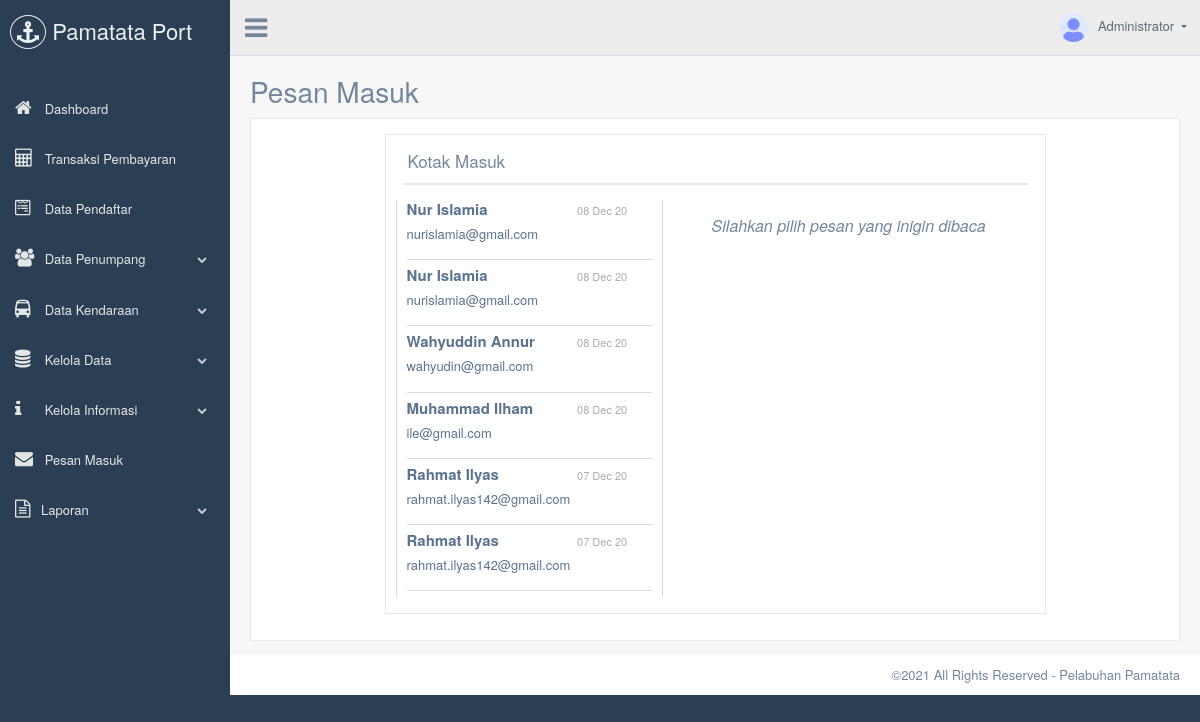
Before: /admin/pesan-masuk.php (signed in) with the older database file.
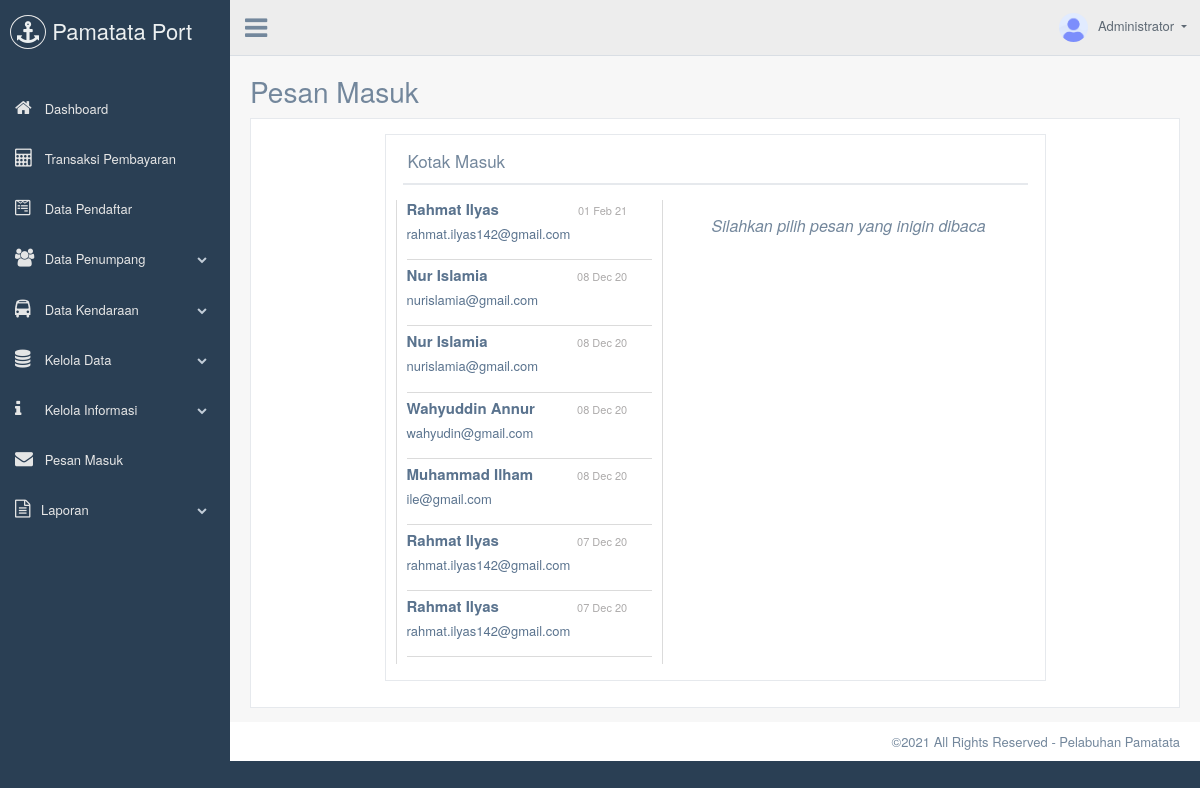
After: the same page with the newer database file.
### tables this page shows
CREATE TABLE `tb_pesan` (
  `id` int NOT NULL,
  `nama` varchar(255) NOT NULL,
  `email` varchar(255) NOT NULL,
  `pesan` text NOT NULL,
  `waktu` datetime NOT NULL,
  `status` varchar(20) NOT NULL
);

### admin/pesan-masuk.php (the view)
<?php
require('template/header.php');
$pesan_masuk = mysqli_query($conn, "SELECT * FROM tb_pesan ORDER BY id DESC");
?>
<div class="right_col" role="main">
	<div class="">
		<div class="page-title">
			<div class="title_left">
				<h3>Pesan Masuk</small></h3>
			</div>
		</div>
		<div class="clearfix"></div>
		<div class="row">
			<div class="col-md-12 col-sm-12 ">
				<div class="x_panel">
					<div class="x_content">
						<div class="row justify-content-center">
							<div class="col-md-9">
								<div class="x_panel">
									<div class="x_title">
										<h2>Kotak Masuk</h2>
										<div class="clearfix"></div>
									</div>
									<div class="x_content">
										<div class="row">
											<div class="col-sm-5 mail_list_column">
												<?php foreach ($pesan_masuk as $psn) {
													if (date('dmy') == date('dmy', strtotime($psn['waktu']))) {
														$waktu = date('h:i A', strtotime($psn['waktu']));
													} else {
														$waktu = date('d M y', strtotime($psn['waktu']));
													}
													if ($psn['status'] == 'send') { ?>
														<a href="pesan-masuk.php?read=<?= $psn['id'] ?>">
															<div class="mail_list">
																<div class="right">
																	<h3><?= $psn['nama'] ?><span class="badge bg-danger text-white" style="position: absolute; margin-top: -4px;">New</span>
																		<small><?= $waktu ?></small>
																	</h3>
																	<p><?= $psn['email'] ?></p>
																</div>
															</div>
														</a>
													<?php } else { ?>
														<a href="pesan-masuk.php?read=<?= $psn['id'] ?>">
															<div class="mail_list">
																<div class="right">
																	<h3><?= $psn['nama'] ?> <small><?= $waktu ?></small></h3>
																	<p><?= $psn['email'] ?></p>
																</div>
															</div>
														</a>
													<?php }
												} ?>
											</div>
											<div class="col-sm-7 mail_view">
												<div class="inbox-body">
													<?php if ($read) { ?>
														<div class="mail_heading row">
															<div class="col-md-12 text-right">
																<p class="date"><?= date('i:s A d M Y', strtotime($read['waktu'])) ?></p>
															</div>
															<div class="col-md-12">
																<h4>Dari: <?= $read['nama'] ?> (<?= $read['email'] ?>)</h4>
															</div>
														</div>
														<div class="view-mail">
															<p><?= $read['pesan'] ?></p>
														</div>
													<?php } else { ?>
														<h4 class="mt-3 text-center"><i>Silahkan pilih pesan yang inigin dibaca</i></h4>
													<?php } ?>
												</div>
											</div>
										</div>
									</div>
								</div>
							</div>
						</div>
					</div>
				</div>
			</div>
		</div>
	</div>
</div>
<?php
require('template/footer.php');
?>

Changed rows visible on the page:
added tb_pesan: nama "Rahmat Ilyas", waktu "01 Feb 21", email "rahmat.ilyas142@gmail.com"
